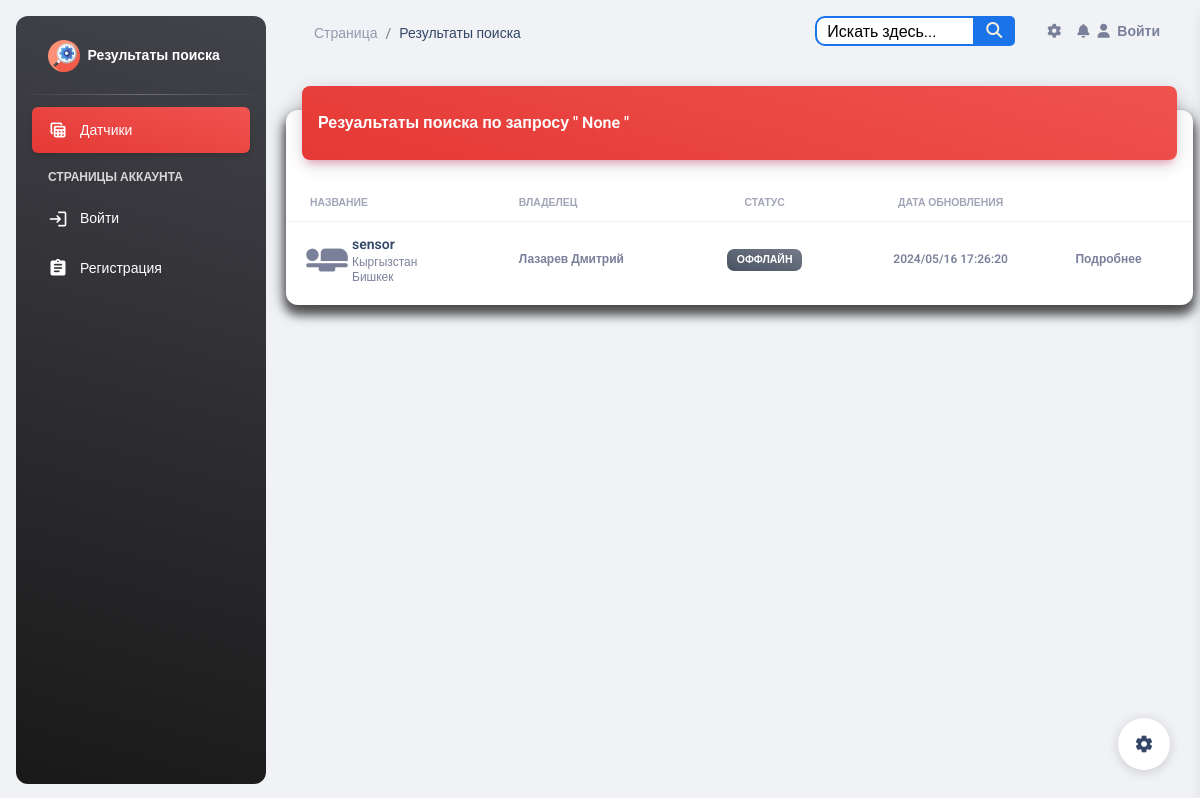
The app's page /search/, older data.
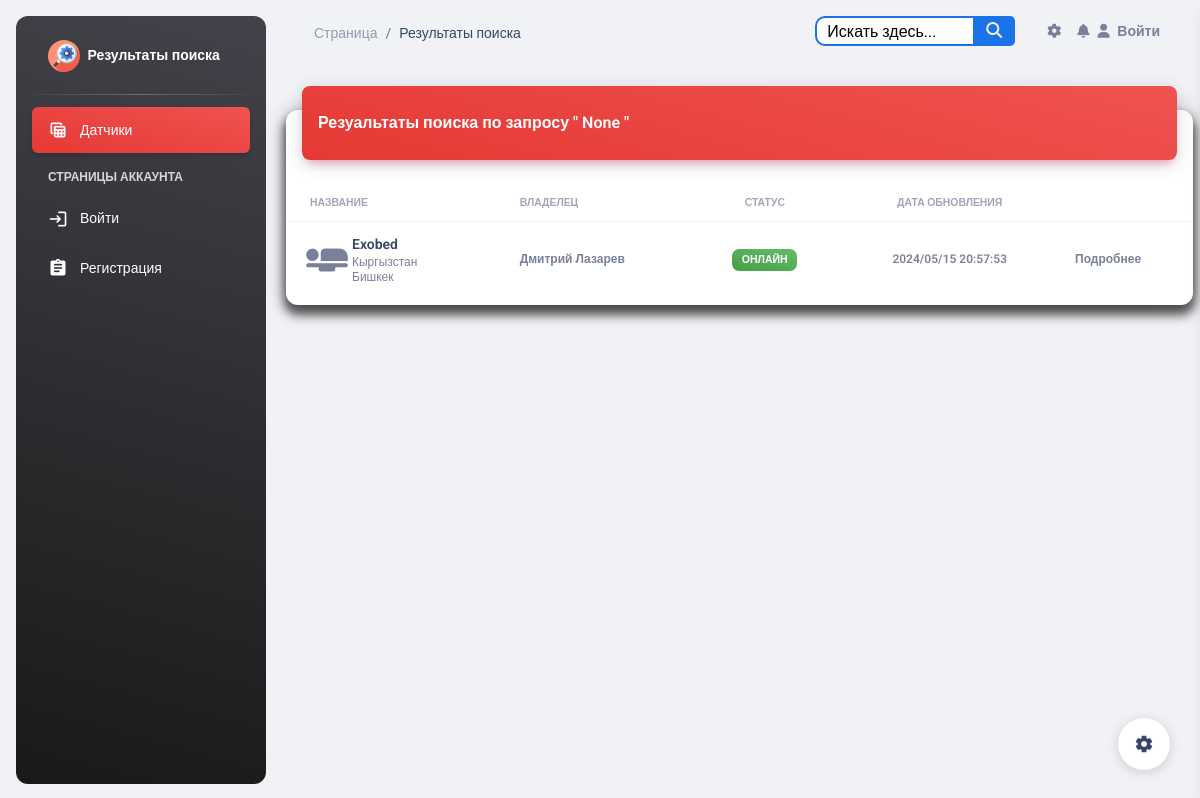
The same page, newer data.
### esp_sensor/models.py (models this page shows, shortened)
class Sensor(models.Model):
    id = models.AutoField(primary_key=True)
    name = models.CharField('Имя датчика', max_length=100, unique=True)
    slug = models.SlugField(max_length=255, unique=True, db_index=True, verbose_name="URL")
    description = models.TextField('Описание', blank=True)
    owner = models.CharField("Владелец", max_length=100, blank=True)
    date_added = models.DateTimeField('Дата добавления', auto_now=True)
    country = models.ManyToManyField(Country, blank=True, verbose_name='Страна')
    city = models.ManyToManyField(City, blank=True, verbose_name='Город')
    inclusions = models.IntegerField("Количество включений", default=0)
    power = models.IntegerField(default=0, blank=True, verbose_name='Мощность',
                                validators=[MinValueValidator(0), MaxValueValidator(100)])
    watt = models.IntegerField("Потребление мощности", default=0)
    volt = models.IntegerField("Электрическое напряжение", default=0)
    work = models.BooleanField('Онлайн', default=True)
    blocked = models.BooleanField('Заблокирован', default=False)
    start = models.BooleanField('Старт', default=False)
    temperature = models.FloatField('Температура', default=0)
    fan_speed = models.IntegerField('Скорость кулера', default=0)
    ip_address = models.CharField('IP Адрес', max_length=15, blank=True)
    mac_address = models.CharField('MAC Адрес', max_length=20, blank=True)
    confirmed = models.BooleanField('Подтвержден администратором', default=False)
    version = models.CharField('Версия прошивки', max_length=15, blank=True)
    processing_time = models.FloatField('Время обработки (мс)', null=True, blank=True)
    class Meta:
        verbose_name = 'Датчик'
        verbose_name_plural = 'Датчики'

### esp_sensor/views.py (the view)
# urls.py: path('search/', views.search_sensors, name='search_sensors'),
def search_sensors(request):
    query = request.GET.get('q')
    if query:
        sensors = Sensor.objects.filter(
            Q(name__icontains=query) |
            Q(description__icontains=query) |
            Q(owner__icontains=query) |
            Q(country__name__icontains=query) |
            Q(city__name__icontains=query) |
            Q(inclusions__icontains=query)
        ).distinct()
    else:
        sensors = Sensor.objects.all()
    return render(request, 'sensor/search_results.html', {'sensors': sensors, 'query': query})

### templates/sensor/search_results.html (shortened to what the changed rows need)
{% load static %}
{% include 'base.html' %}
<body class="g-sidenav-show  bg-gray-200">
<main class="main-content position-relative max-height-vh-100 h-100 border-radius-lg ">
    <div class="container-fluid py-4">
        <div class="row">
            <div class="col-12">
                <div class="card my-4">
                    <div class="card-body px-0 pb-2">
                        <div class="table-responsive p-0">
                            <table class="table align-items-center mb-0">
                                <thead>
                                <tr>
                                    <th class="text-uppercase text-secondary text-xxs font-weight-bolder opacity-7">
                                        Название
                                    </th>
                                    <th class="text-uppercase text-secondary text-xxs font-weight-bolder opacity-7 ps-2">
                                        Владелец
                                    </th>
                                    <th class="text-center text-uppercase text-secondary text-xxs font-weight-bolder opacity-7">
                                        Статус
                                    </th>
                                    <th class="text-center text-uppercase text-secondary text-xxs font-weight-bolder opacity-7">
                                        Дата обновления
                                    </th>
                                    <th class="text-secondary opacity-7"></th>
                                </tr>
                                </thead>
                                <tbody>
                                {% for sensor in sensors %}
                                    <tr>
                                        <td>
                                            <div class="d-flex px-2 py-1">
                                                <div>
                                                    <i class="material-icons"
                                                       style="font-size: 50px;">airline_seat_flat</i>
                                                </div>
                                                <div class="d-flex flex-column justify-content-center">
                                                    <h6 class="mb-0 text-sm">{{ sensor.name }}</h6>
                                                    {% for country in sensor.country.all %}
                                                        <p class="text-xs text-secondary mb-0">{{ country.name }}</p>
                                                    {% endfor %}
                                                    {% for city in sensor.city.all %}
                                                        <p class="text-xs text-secondary mb-0">{{ city.name }}</p>
                                                    {% endfor %}
                                                </div>
                                            </div>
                                        </td>
                                        <td>
                                            <p class="text-xs font-weight-bold mb-0">{{ sensor.owner }}</p>
                                        </td>
                                        <td class="align-middle text-center text-sm">
                                            {% if sensor.work %}
                                                <span class="badge badge-sm bg-gradient-success">Онлайн</span>
                                            {% else %}
                                                <span class="badge badge-sm bg-gradient-secondary">Оффлайн</span>
                                            {% endif %}
                                        </td>
                                        <td class="align-middle text-center">
                                            <span class="text-secondary text-xs font-weight-bold">{{ sensor.date_added | date:"Y/m/d H:i:s" }}</span>
                                        </td>
                                        <td class="align-middle">
                                            <a href="{% url 'sensor_detail' sensor.pk %}"
                                               class="text-secondary font-weight-bold text-xs"
                                               data-toggle="tooltip" data-original-title="Edit user">
                                                Подробнее
                                            </a>
                                        </td>
                                    </tr>
                                {% empty %}
                                    <h6 class="text-primary ps-3">Поиск не дал результатов!</h6>
                                {% endfor %}
                                </tbody>
                            </table>
                        </div>
                    </div>
                </div>
            </div>
        </div>
    </div>
</main>
</body>

Row changes from the older to the newer data that the page shows:
removed Sensor: name "sensor", owner "Лазарев Дмитрий", work "ОФФЛАЙН", date_added "2024/05/16 17:26:20", Country (name "Кыргызстан"), City (name "Бишкек")
added Sensor: name "Exobed", owner "Дмитрий Лазарев", work "ОНЛАЙН", date_added "2024/05/15 20:57:53", Country (name "Кыргызстан"), City (name "Бишкек")
